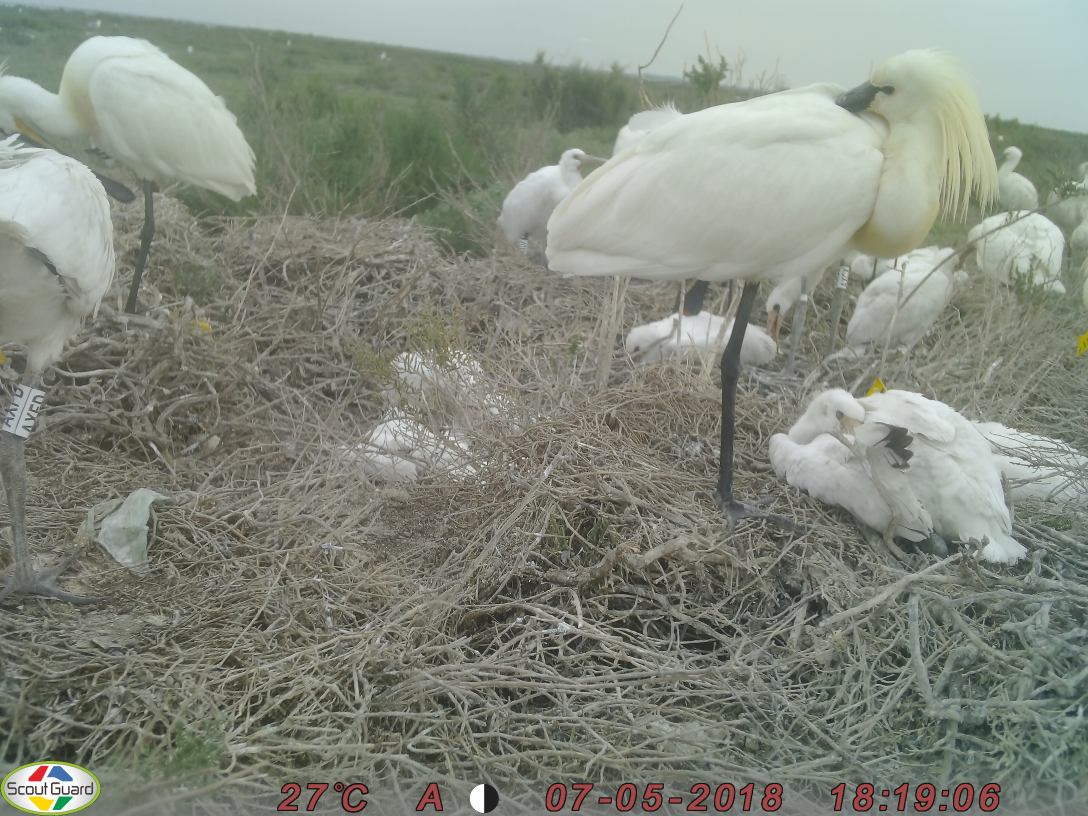
#> input picture synthetic-data-generation/sample-labelled-images/7mai2018 (6).JPG, 3264 x 2448 px (shown at 1/3 size); its folder holds 4 pictures in this run
$ jupyter execute --allow-errors synthetic-data-generation.ipynb
#> lines starting #> are read from the running program, lines starting #| are printed output that depends on the picture
[cell 1]
import os
import xml.etree.ElementTree as ET
import cv2
import matplotlib.pyplot as plt
import numpy as np
from random import randint

[cell 2]
IMAGE_DIR = "./sample-labelled-images"
SAVE_DIR = "./sample-labelled-images/synthetic-data"

[cell 3]
def save_labels_as_xml(labels, image_name, save_folder, template_path="./template.xml"):

    annotation = ET.parse(template_path).getroot()
    annotation.find("path").text += "/" + image_name
    annotation.find("filename").text = image_name + ".jpg"
    for box in labels:
        object = ET.SubElement(annotation, "object")

        name = ET.SubElement(object, "name")
        name.text = "tag"
        pose = ET.SubElement(object, "pose")
        pose.text = "Unspecified"
        trunc = ET.SubElement(object, "truncated")
        trunc.text = "0"
        diff = ET.SubElement(object, "difficult")
        diff.text = "0"

        bndbox = ET.SubElement(object, "bndbox")

        xmin = ET.SubElement(bndbox, "xmin")
        xmin.text = str(box[0])
        ymin = ET.SubElement(bndbox, "ymin")
        ymin.text = str(box[1])
        xmax = ET.SubElement(bndbox, "xmax")
        xmax.text = str(box[2])
        ymax = ET.SubElement(bndbox, "ymax")
        ymax.text = str(box[3])
    tree = ET.ElementTree()
    tree._setroot(annotation)
    tree.write(os.path.join(save_folder, image_name + ".xml"), encoding="utf-8")

[cell 4]
# seperating images between those used as background and those containing tags

labels = [e for e in os.listdir(IMAGE_DIR) if e[-4:]==".xml"]
images = [e for e in os.listdir(IMAGE_DIR) if e[-4:].lower()==".jpg"]

tags = []
bg_images = []
for image in images:
    xml_file = image[:-4]+".xml"
    if xml_file in labels:

        annotation = ET.parse(os.path.join(IMAGE_DIR, xml_file))
        if annotation.find("object") is not None:
            tags.append(os.path.join(IMAGE_DIR, image))
        else:
            bg_images.append(os.path.join(IMAGE_DIR, image))
    else:
        bg_images.append(os.path.join(IMAGE_DIR, image))

#> (a cell that did not finish here is left out)

[cell 6]
# Example: seamless cloning a tag onto a background image

from random import randint

bg = cv2.imread(np.random.choice(bg_images))
#> bg is the input picture: shape (2448, 3264, 3); mean B, G, R 125, 136.4, 131.4

bg_height, bg_width, channels = bg.shape
#> bg_height = 2448; bg_width = 3264; channels = 3
bg_cut_x, bg_cut_y = randint(0, bg_height - 639), randint(0, bg_width - 639)
#> bg_cut_x = 1729; bg_cut_y = 1577
bg = bg[bg_cut_x:bg_cut_x+640, bg_cut_y:bg_cut_y+640]
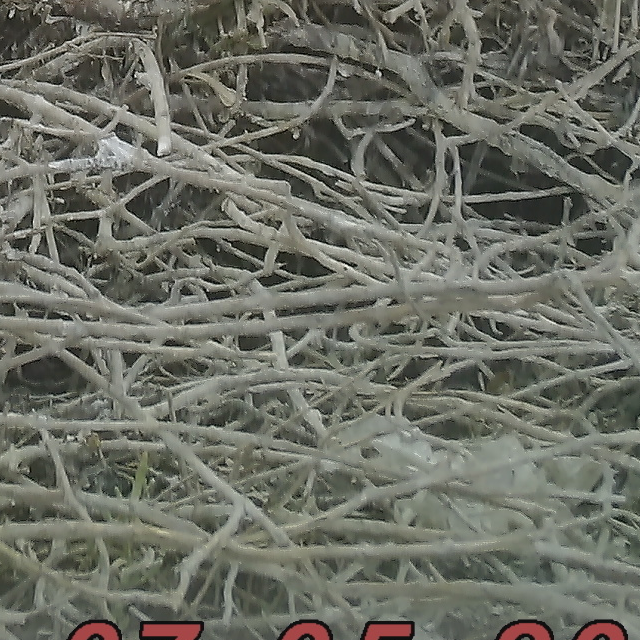
#> bg: shape (640, 640, 3); mean B, G, R 99.6, 109.3, 107.3
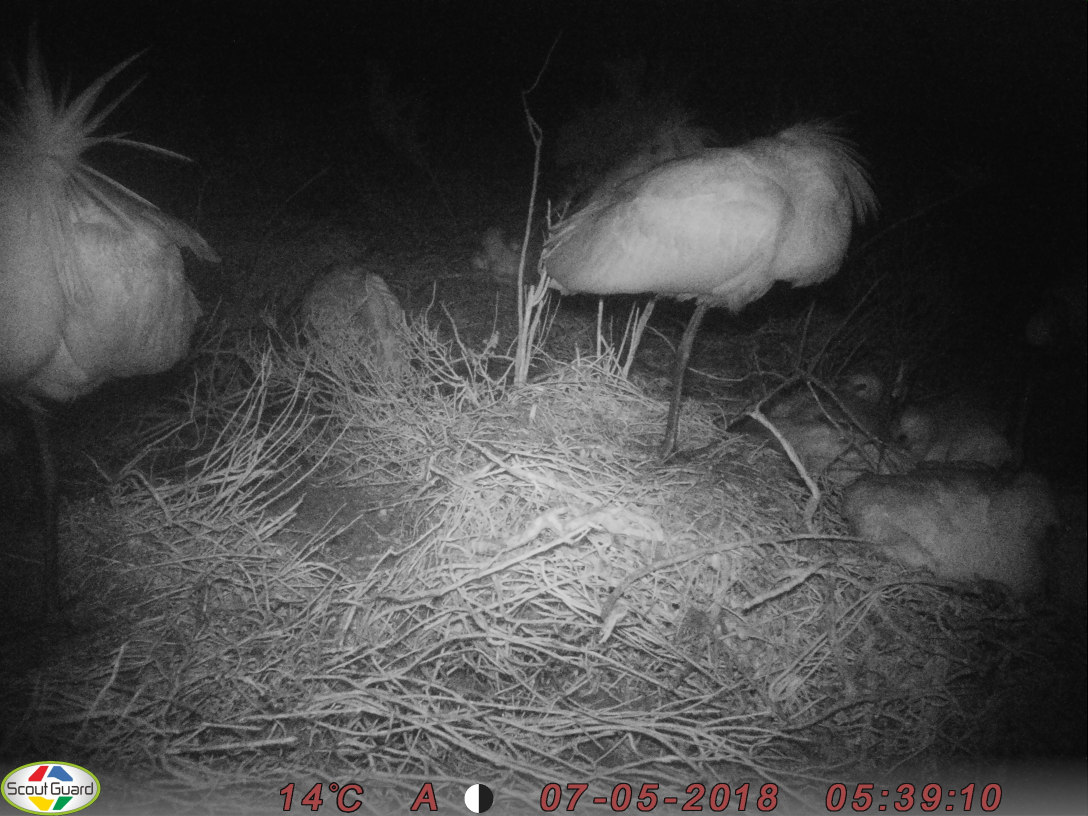
#> input picture synthetic-data-generation/sample-labelled-images/IMAG0489 (2).JPG, 3264 x 2448 px (shown at 1/3 size)
#> further down, bg is the input picture: shape (2448, 3264, 3); mean B, G, R 69.1, 69.3, 69.7

#> (the rest of this cell did not finish here and is left out)

[cell 7]
# Running the above example several times and saving both resulting images and labels

from random import randint
n_images_created = 0
n_images_max = 3 #number of synthetic images to create

#> (the rest of this cell did not finish here and is left out)
